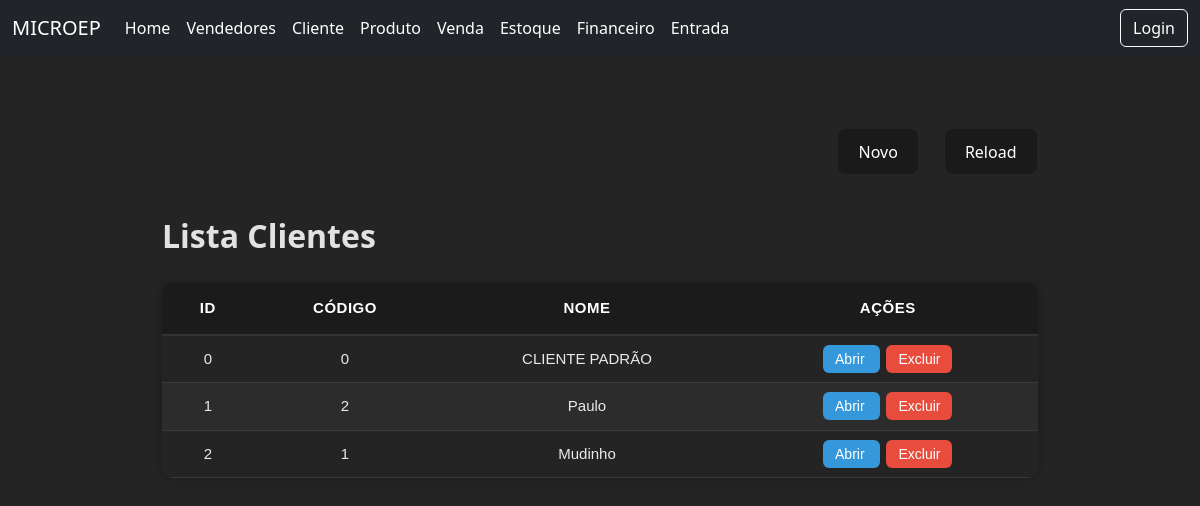
/clientes/, run on an earlier commit of the app's database.
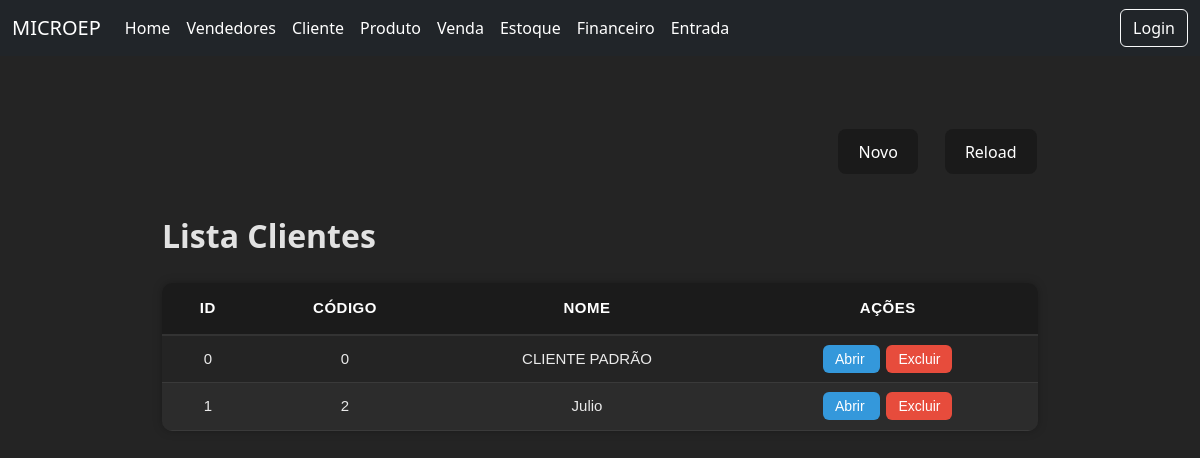
And on a later commit of the database.
### core/models.py (models this page shows, shortened)
class Cliente(models.Model):
    codigo = models.IntegerField()
    nome = models.CharField(max_length=100)

### core/views.py (the view)
# urls.py: path('clientes/',views.clienteview,name='clientes'),
def clienteview(request):
    clientes = Cliente.objects.all()
    return render(request,'modelos/clientes.html',{'clientes':clientes})

### core/templates/modelos/clientes.html (shortened to what this page needs)
<!DOCTYPE html>
<html lang="pt-br">
<head>
    {% load static %}
    <link rel="stylesheet" href="{% static 'clientes.css' %}">
</head>
<body>
    {% include 'components/navbar.html' %}
    <div class="divcentral">
        <div class="controlebuttons">
            <div class="buttonsalign">
                <button class="buttonp">
                    <a href="{% url 'cadastrocliente' %}">Novo</a>
                </button>
                <button class="buttonp">
                    <a href="{% url 'clientes' %}">Reload</a>
                </button>
            </div>
        </div>
        <div class="grid">
            <h2 class="boldtext">Lista Clientes</h2>
            <table class="tabela-vendedores">
                <thead>
                    <tr>
                        <th class="text-center">ID</th>
                        <th class="text-center">Código</th>
                        <th class="text-center">Nome</th>
                        <th class="text-center">Ações</th>
                    </tr>
                </thead>
                <tbody>
                    {% for c in clientes %}
                    <tr>
                        <td class="text-center">{{ c.id }}</td>
                        <td class="text-center">{{ c.codigo }}</td>
                        <td class="text-center">{{ c.nome }}</td>
                        <td class=" text-center acoes">
                            <a href="{% url 'editarcliente' c.id %}" class="btn-detalhe">
                                Abrir
                            </a>
                            <a href="{% url 'removercliente' c.id %}" class="btn-delete">
                                Excluir
                            </a>
                        </td>
                    </tr>
                    {% endfor %}
                </tbody>
            </table>
        </div>
    </div>
</body>
</html>

What changed in the data, as far as the page shows it:
removed Cliente: id "2", codigo "1", nome "Mudinho"
changed Cliente id 1: nome "Paulo" → "Julio"
